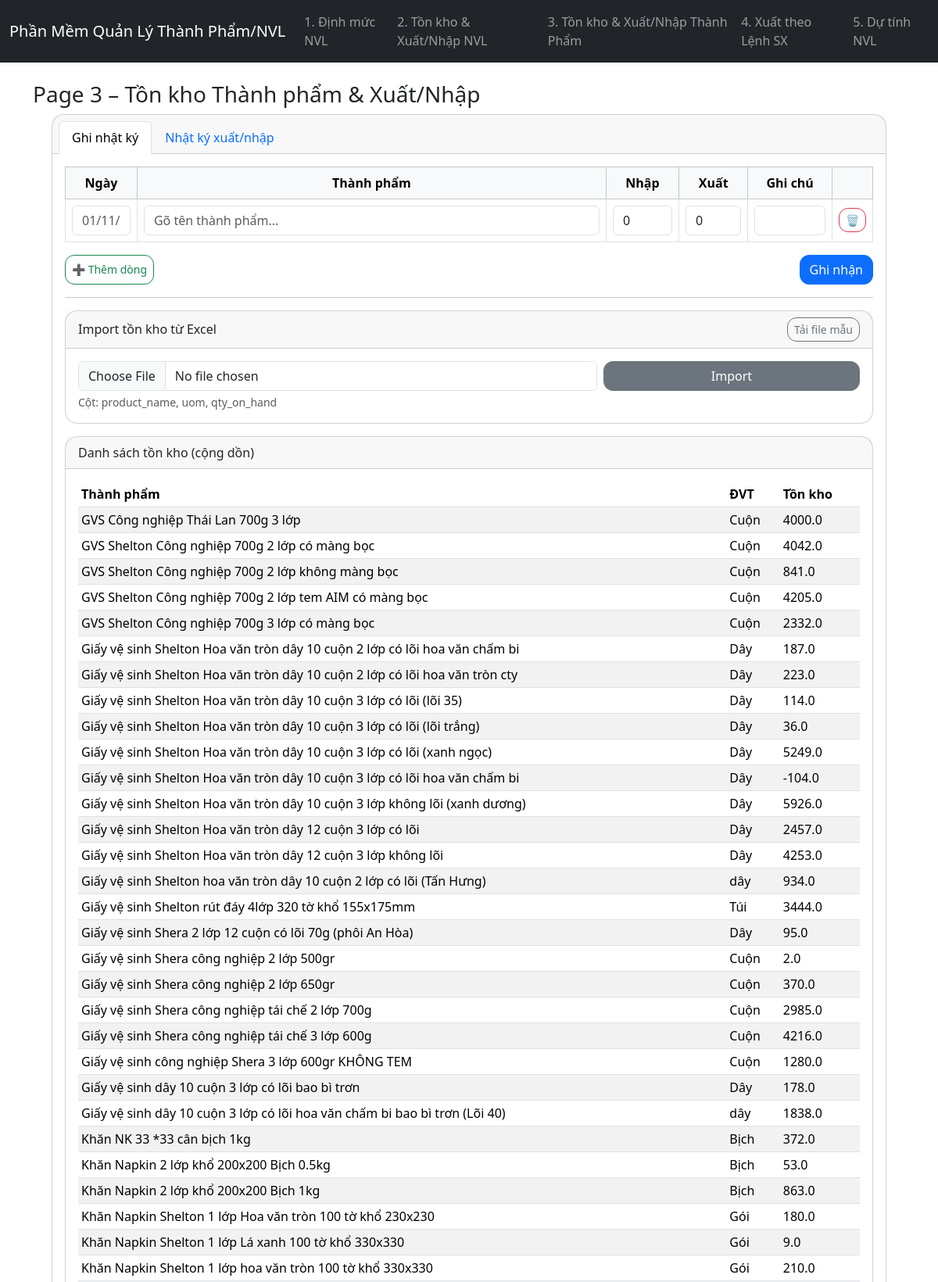
The app's page /fg/ (upper part) with its own data.
### materials_app/models.py (models this page shows, shortened)
class FGInventory(db.Model):
    __tablename__ = "fg_inventories"
    id = db.Column(db.Integer, primary_key=True)
    product_id = db.Column(db.Integer, db.ForeignKey("products.id"), unique=True, nullable=False, index=True)
    qty_on_hand = db.Column(db.Float, default=0.0, nullable=False)
    product = db.relationship("Product")

class Product(db.Model):
    __tablename__ = "products"
    id = db.Column(db.Integer, primary_key=True)
    name = db.Column(db.String(120), unique=True, nullable=False)
    uom = db.Column(db.String(32), nullable=False)

### materials_app/routes/fg_inventory.py (the view)
@bp.route("/")
def fg_page():
    inv_rows = db.session.query(FGInventory).join(Product).order_by(Product.name).all()
    products = Product.query.order_by(Product.name).all()
    product_id = request.args.get("f_product_id", type=int)
    date_from = request.args.get("f_date_from", default="")
    date_to   = request.args.get("f_date_to", default="")
    ref_type  = request.args.get("f_ref_type", default="")
    q = db.session.query(FGTxn).join(Product).order_by(FGTxn.ts.desc())
    def parse_d(s):
        try: return datetime.strptime(s, "%d/%m/%y")
        except: return None
    dt_from = parse_d(date_from)
    dt_to_raw = parse_d(date_to)
    if dt_from:   q = q.filter(FGTxn.ts >= dt_from)
    if dt_to_raw: q = q.filter(FGTxn.ts < (dt_to_raw + timedelta(days=1)))
    if product_id: q = q.filter(FGTxn.product_id == product_id)
    if ref_type:   q = q.filter(FGTxn.ref_type == ref_type)
    txns = q.limit(500).all()
    print(">>> Rendering fg_inventory.html")
    return render_template(
        "fg_inventory.html",
        inventory=inv_rows,
        products=products,
        txns=txns,
        f_product_id=product_id or 0,
        f_date_from=date_from,
        f_date_to=date_to,
        f_ref_type=ref_type
    )

### materials_app/templates/fg_inventory.html (shortened to what this page needs)
{% extends 'base.html' %}
{% block content %}
<h3>Page 3 – Tồn kho Thành phẩm & Xuất/Nhập</h3>
<div class="container-fluid px-4">
  <div class="card mb-4">
    <div class="card-header">
      <ul class="nav nav-tabs card-header-tabs" id="fgTabs">
        <li class="nav-item">
          <a class="nav-link active" data-bs-toggle="tab" href="#tab-input">Ghi nhật ký</a>
        </li>
        <li class="nav-item">
          <a class="nav-link" data-bs-toggle="tab" href="#tab-log">Nhật ký xuất/nhập</a>
        </li>
      </ul>
    </div>
    <div class="card-body tab-content">
      <div class="tab-pane fade show active" id="tab-input">
        <form method="post" action="{{ url_for('fg.fg_adjust') }}" id="multiForm">
          <table class="table table-bordered align-middle" id="txnTable">
            <thead>
              <tr class="table-light text-center">
                <th>Ngày</th>
                <th>Thành phẩm</th>
                <th>Nhập</th>
                <th>Xuất</th>
                <th>Ghi chú</th>
                <th></th>
              </tr>
            </thead>
            <tbody id="txnBody">
              <tr>
                <td><input class="form-control" name="date[]" placeholder="01/11/25"></td>
                <td class="position-relative">
                  <input class="form-control product-input" placeholder="Gõ tên thành phẩm..." autocomplete="off">
                </td>
                <td><input class="form-control" type="number" step="0.0001" name="qty_in[]" value="0"></td>
                <td><input class="form-control" type="number" step="0.0001" name="qty_out[]" value="0"></td>
                <td><input class="form-control" name="note[]"></td>
                <td class="text-center">
                  <button type="button" class="btn btn-sm btn-outline-danger remove-row">🗑</button>
                </td>
              </tr>
            </tbody>
          </table>
          <div class="d-flex justify-content-between">
            <button type="button" class="btn btn-outline-success btn-sm" id="addRow">➕ Thêm dòng</button>
            <button class="btn btn-primary">Ghi nhận</button>
          </div>
        </form>
        <hr>
        <div class="card">
          <div class="card-header d-flex justify-content-between align-items-center">
            <span>Import tồn kho từ Excel</span>
            <a class="btn btn-sm btn-outline-secondary" href="{{ url_for('fg.fg_sample_template') }}">Tải file mẫu</a>
          </div>
          <div class="card-body">
            <form method="post" action="{{ url_for('fg.import_fg_inventory') }}" enctype="multipart/form-data">
              <div class="row g-2">
                <div class="col-md-8"><input type="file" name="file" class="form-control" required></div>
                <div class="col-md-4 d-grid"><button class="btn btn-secondary">Import</button></div>
              </div>
              <div class="form-text">Cột: product_name, uom, qty_on_hand</div>
            </form>
          </div>
        </div>
        <div class="card mt-3">
          <div class="card-header">Danh sách tồn kho (cộng dồn)</div>
          <div class="card-body table-responsive">
            <table class="table table-striped table-sm align-middle">
              <thead>
                <tr><th>Thành phẩm</th><th>ĐVT</th><th>Tồn kho</th></tr>
              </thead>
              <tbody>
                {% for inv in inventory %}
                <tr>
                  <td>{{ inv.product.name }}</td>
                  <td>{{ inv.product.uom }}</td>
                  <td>{{ "%.1f"|format(inv.qty_on_hand) }}</td>
                </tr>
                {% endfor %}
              </tbody>
            </table>
          </div>
        </div>
      </div>
    </div>
  </div>
</div>
{% endblock %}

### materials_app/static/styles.css (style rules this page uses)
table td, table th { white-space: nowrap; }
.card { border-radius: 1rem; }
.btn { border-radius: 0.75rem; }

### materials_app/templates/fg_inventory.html (style rules this page uses)
#txnTable td:nth-child(2), #txnTable th:nth-child(2) { width: 600px; }
.product-input { width: 100%; min-width: 320px; }
#txnTable td, #txnTable th { white-space: nowrap; vertical-align: middle; }
.card + .card { margin-top: 1rem; }

### records on screen
FGInventory: product.name "GVS Công nghiệp Thái Lan 700g 3 lớp", product.uom "Cuộn", qty_on_hand "4000.0"
FGInventory: product.name "GVS Shelton Công nghiệp 700g 2 lớp có màng bọc", product.uom "Cuộn", qty_on_hand "4042.0"
FGInventory: product.name "GVS Shelton Công nghiệp 700g 2 lớp không màng bọc", product.uom "Cuộn", qty_on_hand "841.0"
FGInventory: product.name "GVS Shelton Công nghiệp 700g 2 lớp tem AIM có màng bọc", product.uom "Cuộn", qty_on_hand "4205.0"
FGInventory: product.name "GVS Shelton Công nghiệp 700g 3 lớp có màng bọc", product.uom "Cuộn", qty_on_hand "2332.0"
FGInventory: product.name "Giấy vệ sinh Shelton Hoa văn tròn dây 10 cuộn 2 lớp có lõi hoa văn chấm bi", product.uom "Dây", qty_on_hand "187.0"
FGInventory: product.name "Giấy vệ sinh Shelton Hoa văn tròn dây 10 cuộn 2 lớp có lõi hoa văn tròn cty", product.uom "Dây", qty_on_hand "223.0"
FGInventory: product.name "Giấy vệ sinh Shelton Hoa văn tròn dây 10 cuộn 3 lớp có lõi (lõi 35)", product.uom "Dây", qty_on_hand "114.0"
FGInventory: product.name "Giấy vệ sinh Shelton Hoa văn tròn dây 10 cuộn 3 lớp có lõi (lõi trắng)", product.uom "Dây", qty_on_hand "36.0"
FGInventory: product.name "Giấy vệ sinh Shelton Hoa văn tròn dây 10 cuộn 3 lớp có lõi (xanh ngọc)", product.uom "Dây", qty_on_hand "5249.0"
FGInventory: product.name "Giấy vệ sinh Shelton Hoa văn tròn dây 10 cuộn 3 lớp có lõi hoa văn chấm bi", product.uom "Dây", qty_on_hand "-104.0"
FGInventory: product.name "Giấy vệ sinh Shelton Hoa văn tròn dây 10 cuộn 3 lớp không lõi (xanh dương)", product.uom "Dây", qty_on_hand "5926.0"
FGInventory: product.name "Giấy vệ sinh Shelton Hoa văn tròn dây 12 cuộn 3 lớp có lõi", product.uom "Dây", qty_on_hand "2457.0"
FGInventory: product.name "Giấy vệ sinh Shelton Hoa văn tròn dây 12 cuộn 3 lớp không lõi", product.uom "Dây", qty_on_hand "4253.0"
FGInventory: product.name "Giấy vệ sinh Shelton hoa văn tròn dây 10 cuộn 2 lớp có lõi (Tấn Hưng)", product.uom "dây", qty_on_hand "934.0"
FGInventory: product.name "Giấy vệ sinh Shelton rút đáy 4lớp 320 tờ khổ 155x175mm", product.uom "Túi", qty_on_hand "3444.0"
FGInventory: product.name "Giấy vệ sinh Shera 2 lớp 12 cuộn có lõi 70g (phôi An Hòa)", product.uom "Dây", qty_on_hand "95.0"
FGInventory: product.name "Giấy vệ sinh Shera công nghiệp 2 lớp 500gr", product.uom "Cuộn", qty_on_hand "2.0"
FGInventory: product.name "Giấy vệ sinh Shera công nghiệp 2 lớp 650gr", product.uom "Cuộn", qty_on_hand "370.0"
FGInventory: product.name "Giấy vệ sinh Shera công nghiệp tái chế 2 lớp 700g", product.uom "Cuộn", qty_on_hand "2985.0"
FGInventory: product.name "Giấy vệ sinh Shera công nghiệp tái chế 3 lớp 600g", product.uom "Cuộn", qty_on_hand "4216.0"
FGInventory: product.name "Giấy vệ sinh công nghiệp Shera 3 lớp 600gr KHÔNG TEM", product.uom "Cuộn", qty_on_hand "1280.0"
FGInventory: product.name "Giấy vệ sinh dây 10 cuộn 3 lớp có lõi bao bì trơn", product.uom "Dây", qty_on_hand "178.0"
FGInventory: product.name "Giấy vệ sinh dây 10 cuộn 3 lớp có lõi hoa văn chấm bi bao bì trơn (Lõi 40)", product.uom "dây", qty_on_hand "1838.0"
FGInventory: product.name "Khăn NK 33 *33 cân bịch 1kg", product.uom "Bịch", qty_on_hand "372.0"
FGInventory: product.name "Khăn Napkin 2 lớp khổ 200x200 Bịch 0.5kg", product.uom "Bịch", qty_on_hand "53.0"
FGInventory: product.name "Khăn Napkin 2 lớp khổ 200x200 Bịch 1kg", product.uom "Bịch", qty_on_hand "863.0"
FGInventory: product.name "Khăn Napkin Shelton 1 lớp Hoa văn tròn 100 tờ khổ 230x230", product.uom "Gói", qty_on_hand "180.0"
FGInventory: product.name "Khăn Napkin Shelton 1 lớp Lá xanh 100 tờ khổ 330x330", product.uom "Gói", qty_on_hand "9.0"
FGInventory: product.name "Khăn Napkin Shelton 1 lớp hoa văn tròn 100 tờ khổ 330x330", product.uom "Gói", qty_on_hand "210.0"
